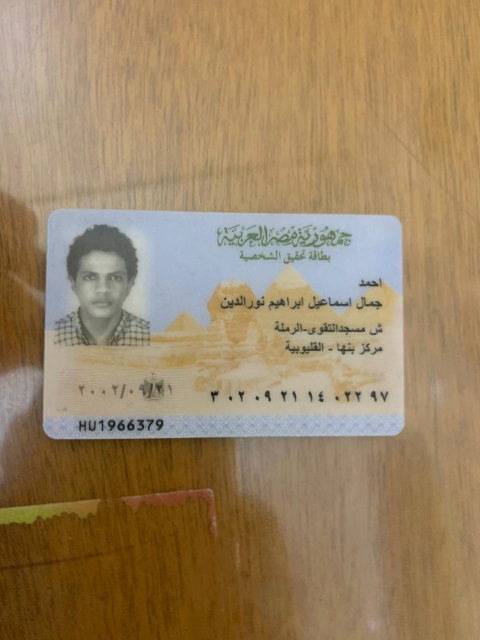
#> input picture 0_IDs_input/ahmed_id1.jpg, 960 x 1280 px (shown at 1/2 size); its folder holds only this picture in this run
$ python derotate.py --ref_dir 0_IDs_input --img_dir 0_IDs_input --save_dir out
#> lines starting #> are read from the running program, lines starting #| are printed output that depends on the picture
# usage: python derotate.py --ref_dir 0_IDs_derotation_ref/ --img_dir 1_IDs_rectified/  --save_dir 2_IDs_derotated/
# correlation on a fixed area with respect to a set of reference images to enhance/generalize correlation
# if correlation < threshold then the image need 180 degree rotation

import cv2
import argparse, shutil
from pathlib import Path
import numpy as np
from config import *

# config
# coorelation area: the green area of the ID because it is distinct
corr_roi = (416, 3, 908, 156)    # (x1, y1, x2, y2)
corr_thresh = 0.2
image_types = image_input_types

"""
Normalized cross correlation on the green channel
this function calcualte the pearson correalation after normalization
+1 means +ve correlation
~0 means no correlation = needs derotation
-1 means -ve correlation
"""
def corr_green(roi_ref, roi_in):
    a = roi_ref[..., 1]     # working on the 3 ch gives great results too
    b = roi_in[..., 1]
    a = a.astype(np.float32).ravel() # flatten
    b = b.astype(np.float32).ravel()
    a -= a.mean(); b -= b.mean()    # zero center
    return float(((a * b) / (a.std() * b.std() + 1e-6)).mean())

"""
this function averages the reference ROI by pixel to get a generalized reference
"""
def average_ref_roi(ref_imgs, roi):
    count = 0
    x1, y1, x2, y2 = corr_roi
    acc = None
    # acculmlate the ROI values of ref images values
    for _, ref_img in ref_imgs:
        roi_crop = ref_img[y1:y2, x1:x2].astype(np.float32)
        if acc is None:
            acc = np.zeros_like(roi_crop, dtype=np.float32)
        acc += roi_crop     # acculmlate images
        count += 1
    # calculate and return the avg
    mean_roi = (acc / max(count, 1)).astype(np.uint8)
    # print((mean_roi.shape))
    return mean_roi

"""
main function
"""
def main():
    # argument pareser
    ap = argparse.ArgumentParser()
    ap.add_argument("--ref_dir", required=True)
    ap.add_argument("--img_dir", required=True)
    ap.add_argument("--save_dir", required=True)
    args = ap.parse_args()
    ref_dir = Path(args.ref_dir)
    img_dir = Path(args.img_dir)
    save_dir = Path(args.save_dir)
    if save_dir.exists() and save_dir.is_dir(): shutil.rmtree(save_dir)
    save_dir.mkdir(parents=True, exist_ok=True)

    # Load reference images
    ref_paths = [path for path in sorted(ref_dir.glob("*")) if path.suffix.lower() in image_types]
    ref_imgs = []
    for ref_path in ref_paths:
        im = cv2.imread(str(ref_path), cv2.IMREAD_COLOR)
#> im is the input picture: shape (1280, 960, 3); mean B, G, R 99.9, 132.5, 155.3
        ref_imgs.append((ref_path, im))
    print(f"There are {len(ref_imgs)} reference images used\n")
#| There are 1 reference images used
    ref_h, ref_w = ref_imgs[0][1].shape[:2] # 631, 1000
#> ref_h = 1280; ref_w = 960

    # calculate averaged reference ROI
    ref_roi_mean = average_ref_roi(ref_imgs, corr_roi)
#> the loop in average_ref_roi, `for _, ref_img in ref_imgs:` made 1 pass
#> count on pass 1: 1
#> pass 1, in average_ref_roi, `roi_crop = ref_img[y1:y2, x1:x2].astype(np.float32)`:
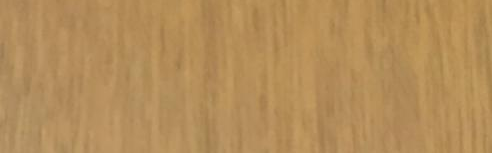
#> roi_crop: shape (153, 492, 3) float32; mean B, G, R 90, 141.6, 180.2
#> after the loop in average_ref_roi, `for _, ref_img in ref_imgs:`: count = 1

    # read inputs to derotate
    img_paths = [path for path in sorted(img_dir.glob("*")) if path.suffix.lower() in image_types]

    total = 0
    derotated = 0
    correct = 0
    # loop of images to correlate with the reference
    for img_path in img_paths:
        img = cv2.imread(str(img_path), cv2.IMREAD_COLOR)
        if img.shape[:2] != (ref_h, ref_w):
            print(f"size mismatch: {img_path.name} does not have the same size of ref images")
            continue

        # calculate correlation
        x1, y1, x2, y2 = corr_roi
        in_roi = img[y1:y2, x1:x2]
        score = corr_green(ref_roi_mean, in_roi)
#> in corr_green, `a = roi_ref[..., 1]`:
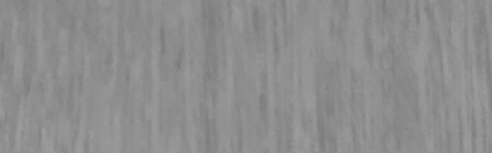
#> a: shape (153, 492); min 120, max 159, mean 141.6
#> score = 1
        # check if needs derotation or not
        if score >= corr_thresh:
            out_path = save_dir / img_path.name
            cv2.imwrite(str(out_path), img)
            correct += 1
            print(f"Image {img_path.name} with score = {score:.4f} correct and saved to {out_path.name}")
#| Image ahmed_id1.jpg with score = 1.0000 correct and saved to ahmed_id1.jpg
        else:
            out_path = save_dir / f"{img_path.stem}_corrected{img_path.suffix}"
            corrected = cv2.rotate(img, cv2.ROTATE_180)
            cv2.imwrite(str(out_path), corrected)
            derotated += 1
            print(f"Image {img_path.name} with score = {score:.4f} derotated and saved to {out_path.name}")
        total+=1

    print(f"\nTotal images: {total} --- correct: {correct} --- derotated (rotated 180): {derotated}")

if __name__ == "__main__":
    main()

$ run again, on 0_IDs_input/ahmed_id7.jpg
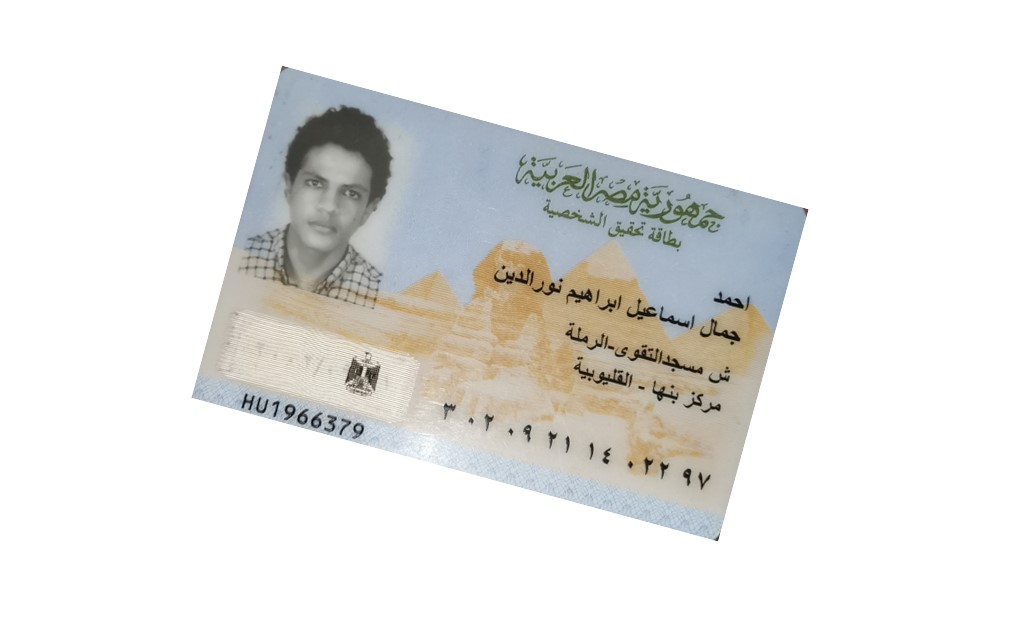
#> input picture 0_IDs_input/ahmed_id7.jpg, 1021 x 618 px
#> in main, im is the input picture: shape (618, 1021, 3); mean B, G, R 228.3, 230.3, 230.7
#| There are 1 reference images used
#> the loop in average_ref_roi, `for _, ref_img in ref_imgs:` made 1 pass
#> count on pass 1: 1
#> pass 1, in average_ref_roi, `roi_crop = ref_img[y1:y2, x1:x2].astype(np.float32)`:
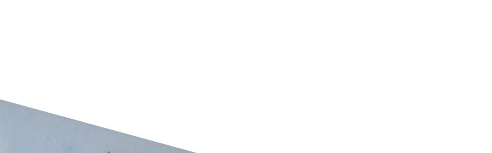
#> roi_crop: shape (153, 492, 3) float32; mean B, G, R 250.6, 249.5, 248.6
#> after the loop in average_ref_roi, `for _, ref_img in ref_imgs:`: count = 1
#| Image ahmed_id7.jpg with score = 1.0000 correct and saved to ahmed_id7.jpg

$ run again, on 0_IDs_input/ahmed_id2.jpg
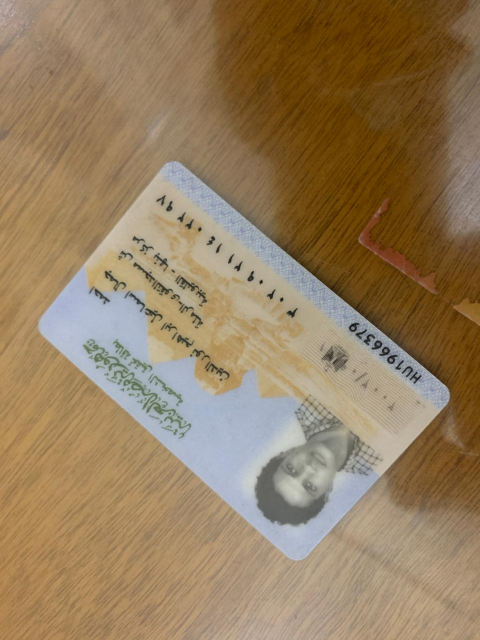
#> input picture 0_IDs_input/ahmed_id2.jpg, 960 x 1280 px (shown at 1/2 size)
#> in main, im is the input picture: shape (1280, 960, 3); mean B, G, R 94.8, 126.4, 149.7
#| There are 1 reference images used
#> the loop in average_ref_roi, `for _, ref_img in ref_imgs:` made 1 pass
#> count on pass 1: 1
#> pass 1, in average_ref_roi, `roi_crop = ref_img[y1:y2, x1:x2].astype(np.float32)`:
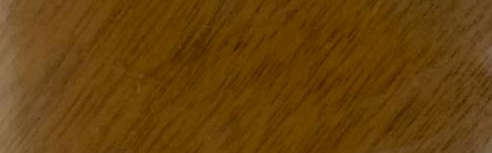
#> roi_crop: shape (153, 492, 3) float32; mean B, G, R 12, 65.6, 103.5
#> after the loop in average_ref_roi, `for _, ref_img in ref_imgs:`: count = 1
#> in corr_green, `a = roi_ref[..., 1]`:
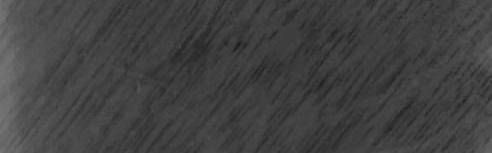
#> a: shape (153, 492); min 25, max 120, mean 65.6
#| Image ahmed_id2.jpg with score = 1.0000 correct and saved to ahmed_id2.jpg
